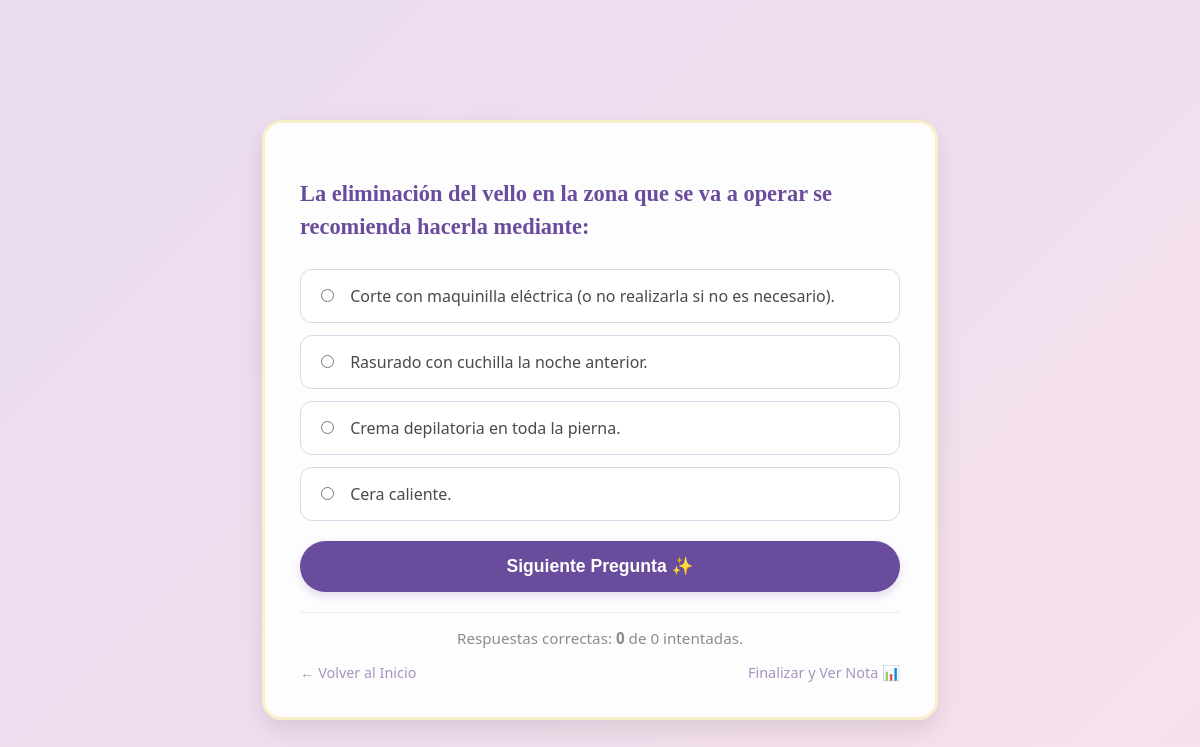
The page /quiz on the database its author committed.
### tables this page shows
CREATE TABLE preguntas (
    id INTEGER PRIMARY KEY AUTOINCREMENT,
    enunciado TEXT NOT NULL,
    opcion_a TEXT NOT NULL,
    opcion_b TEXT NOT NULL,
    opcion_c TEXT NOT NULL,
    opcion_d TEXT NOT NULL,
    respuesta_correcta TEXT NOT NULL
);

### app.py (the view, shortened to what this page needs)
@app.route('/quiz', methods=['GET', 'POST'])
def quiz():
    if 'aciertos' not in session:
        session['aciertos'] = 0
        session['total'] = 0
    mensaje = ""
    es_correcta = None
    quedan_segundos = 1200 # 20 minutos por defecto
    if session.get('modo_examen'):
        tiempo_transcurrido = time.time() - session.get('tiempo_inicio', time.time())
        quedan_segundos = int(1200 - tiempo_transcurrido)
        if quedan_segundos <= 0 or session['total'] >= 30:
            return redirect(url_for('resultado'))
    pregunta = obtener_pregunta_aleatoria()
    if not pregunta:
        return "No hay preguntas cargadas en la base de datos."
    id_preg, enunciado, a, b, c, d, correcta = pregunta
    return render_template('quiz.html',
                           enunciado=enunciado,
                           a=a, b=b, c=c, d=d,
                           correcta=correcta,
                           mensaje=mensaje,
                           es_correcta=es_correcta,
                           aciertos=session['aciertos'],
                           total=session['total'],
                           modo_examen=session.get('modo_examen'),
                           tiempo_restante=quedan_segundos)

### app.py (called while the page is built)
def obtener_pregunta_aleatoria():
    conn = sqlite3.connect('banco_preguntas.db')
    cursor = conn.cursor()
    cursor.execute("SELECT id, enunciado, opcion_a, opcion_b, opcion_c, opcion_d, respuesta_correcta FROM preguntas")
    todas = cursor.fetchall()
    conn.close()
    return random.choice(todas) if todas else None

### templates/quiz.html (shortened to what this page needs)
<!DOCTYPE html>
<html lang="es">
<head>
</head>
<body>
<div class="quiz_container">
    <h2>{{ enunciado }}</h2>
    <form action="{{ url_for('quiz') }}" method="POST">
        <div class="opciones">
            <label class="opcion"><input type="radio" name="respuesta" value="a" required> {{ a }}</label>
            <label class="opcion"><input type="radio" name="respuesta" value="b"> {{ b }}</label>
            <label class="opcion"><input type="radio" name="respuesta" value="c"> {{ c }}</label>
            <label class="opcion"><input type="radio" name="respuesta" value="d"> {{ d }}</label>
        </div>
        <button type="submit" class="btn_enviar">Siguiente Pregunta ✨</button>
    </form>
    <div class="score">
        Respuestas correctas: <strong>{{ aciertos }}</strong> de {{ total }} intentadas.
    </div>
    <div class="navigation_links">
        <a href="{{ url_for('inicio') }}" class="btn_nav">← Volver al Inicio</a>
        <a href="{{ url_for('resultado') }}" class="btn_nav">Finalizar y Ver Nota 📊</a>
    </div>
</div>
</body>
</html>

### templates/quiz.html (style rules this page uses)
body { background: linear-gradient(135deg, #e9dcf1 0%, #f7e1eb 100%); font-family: 'Segoe UI', Tahoma, Geneva, Verdana, sans-serif; display: flex; justify-content: center; align-items: center; min-height: 100vh; margin: 0; color: #4a4a4a; padding: 20px; }
.quiz_container { background-color: rgba(255, 255, 255, 0.95); padding: 35px; border-radius: 20px; box-shadow: 0 10px 25px rgba(0, 0, 0, 0.1); max-width: 600px; width: 100%; border: 3px solid #f9f0ca; position: relative; }
h2 { color: #6a4c9c; font-family: 'Georgia', serif; font-size: 1.4em; line-height: 1.5; margin-bottom: 25px; }
.opciones { margin: 20px 0; }
.opcion { display: block; background-color: #ffffff; border: 1px solid #e1d5eb; border-radius: 12px; padding: 15px; margin-bottom: 12px; cursor: pointer; transition: all 0.2s ease; }
.opcion input { margin-right: 12px; accent-color: #6a4c9c; }
.btn_enviar { background-color: #6a4c9c; color: white; border: none; padding: 15px 30px; border-radius: 50px; font-weight: bold; cursor: pointer; width: 100%; font-size: 1.1em; box-shadow: 0 4px 10px rgba(106, 76, 156, 0.2); transition: all 0.3s ease; }
.score { text-align: center; color: #8c8c8c; font-size: 0.95em; margin-top: 20px; border-top: 1px solid #f3ebf7; padding-top: 15px; }
.navigation_links { display: flex; justify-content: space-between; margin-top: 15px; }
.btn_nav { color: #a694bf; text-decoration: none; font-size: 0.9em; transition: color 0.2s; }

### rows shown on the page
preguntas: enunciado "La eliminación del vello en la zona que se va a operar se recomienda hacerla mediante:", opcion_a "Corte con maquinilla eléctrica (o no realizarla si no es necesario).", opcion_b "Rasurado con cuchilla la noche anterior.", opcion_c "Crema depilatoria en toda la pierna.", opcion_d "Cera caliente."

### other values the page prints
{{ aciertos }} "0"
{{ total }} "0"
